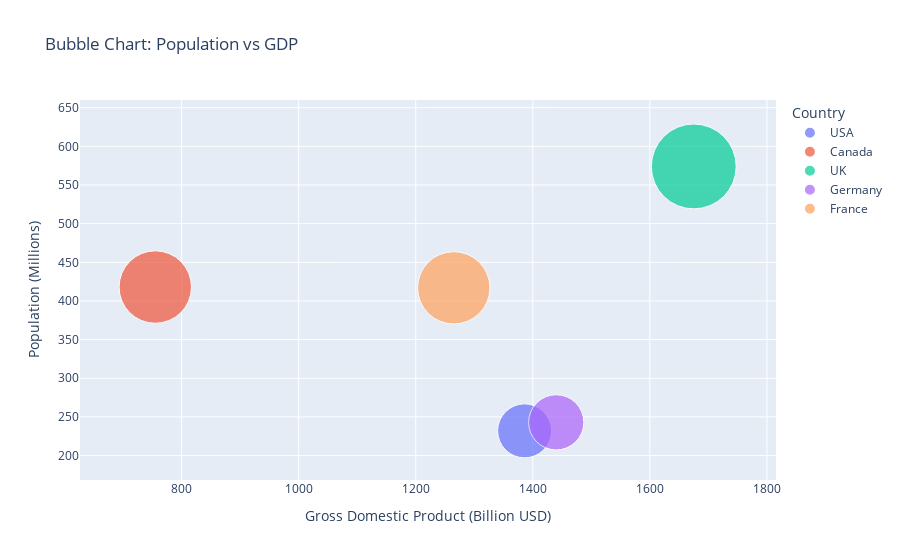

The notebook cell this image was saved under:
### Markdown cell above
5. Using the given dataset, create a bubble chart to represent each country's population (y-axis), GDP (x-axis), and bubble size proportional to the population.

np.random.seed(25)
data = {
'Country': ['USA', 'Canada', 'UK',
'Germany', 'France'],
'Population':
np.random.randint(100, 1000, 5),
'GDP': np.random.randint(500, 2000,
5)
}
df = pd.DataFrame(data)

### Code cell
import plotly.express as px
import pandas as pd
import numpy as np

# Set a random seed for reproducibility
np.random.seed(25)

# Generate dataset for countries, population, and GDP
data = {
    'Country': ['USA', 'Canada', 'UK', 'Germany', 'France'],
    'Population': np.random.randint(100, 1000, 5),
    'GDP': np.random.randint(500, 2000, 5)
}

# Create a DataFrame
df = pd.DataFrame(data)

# Create a bubble chart using Plotly
fig = px.scatter(df, x='GDP', y='Population', size='Population', 
                 color='Country', hover_name='Country',
                 title='Bubble Chart: Population vs GDP',
                 size_max=60, # Maximum size of bubbles
                 labels={'GDP': 'Gross Domestic Product (Billion USD)', 
                         'Population': 'Population (Millions)'})

# Show the plot
fig.show()

### Figure 1 — Plotly figure (JSON) as saved in the notebook; plotly's stock layout.template omitted (floating-point values rounded to 4 significant figures)
{"data": [{"hovertemplate": "<b>%{hovertext}</b><br><br>Country=USA<br>Gross Domestic Product (Billion USD)=%{x}<br>Population (Millions)=%{marker.size}<extra></extra>", "hovertext": ["USA"], "legendgroup": "USA", "marker": {"color": "#636efa", "size": [232], "sizemode": "area", "sizeref": 0.1594, "symbol": "circle"}, "mode": "markers", "name": "USA", "orientation": "v", "showlegend": true, "type": "scatter", "x": [1386], "xaxis": "x", "y": [232], "yaxis": "y"}, {"hovertemplate": "<b>%{hovertext}</b><br><br>Country=Canada<br>Gross Domestic Product (Billion USD)=%{x}<br>Population (Millions)=%{marker.size}<extra></extra>", "hovertext": ["Canada"], "legendgroup": "Canada", "marker": {"color": "#EF553B", "size": [418], "sizemode": "area", "sizeref": 0.1594, "symbol": "circle"}, "mode": "markers", "name": "Canada", "orientation": "v", "showlegend": true, "type": "scatter", "x": [755], "xaxis": "x", "y": [418], "yaxis": "y"}, {"hovertemplate": "<b>%{hovertext}</b><br><br>Country=UK<br>Gross Domestic Product (Billion USD)=%{x}<br>Population (Millions)=%{marker.size}<extra></extra>", "hovertext": ["UK"], "legendgroup": "UK", "marker": {"color": "#00cc96", "size": [574], "sizemode": "area", "sizeref": 0.1594, "symbol": "circle"}, "mode": "markers", "name": "UK", "orientation": "v", "showlegend": true, "type": "scatter", "x": [1675], "xaxis": "x", "y": [574], "yaxis": "y"}, {"hovertemplate": "<b>%{hovertext}</b><br><br>Country=Germany<br>Gross Domestic Product (Billion USD)=%{x}<br>Population (Millions)=%{marker.size}<extra></extra>", "hovertext": ["Germany"], "legendgroup": "Germany", "marker": {"color": "#ab63fa", "size": [243], "sizemode": "area", "sizeref": 0.1594, "symbol": "circle"}, "mode": "markers", "name": "Germany", "orientation": "v", "showlegend": true, "type": "scatter", "x": [1440], "xaxis": "x", "y": [243], "yaxis": "y"}, {"hovertemplate": "<b>%{hovertext}</b><br><br>Country=France<br>Gross Domestic Product (Billion USD)=%{x}<br>Population (Millions)=%{marker.size}<extra></extra>", "hovertext": ["France"], "legendgroup": "France", "marker": {"color": "#FFA15A", "size": [417], "sizemode": "area", "sizeref": 0.1594, "symbol": "circle"}, "mode": "markers", "name": "France", "orientation": "v", "showlegend": true, "type": "scatter", "x": [1265], "xaxis": "x", "y": [417], "yaxis": "y"}], "layout": {"legend": {"itemsizing": "constant", "title": {"text": "Country"}, "tracegroupgap": 0}, "title": {"text": "Bubble Chart: Population vs GDP"}, "xaxis": {"anchor": "y", "domain": [0, 1], "title": {"text": "Gross Domestic Product (Billion USD)"}}, "yaxis": {"anchor": "x", "domain": [0, 1], "title": {"text": "Population (Millions)"}}}}
